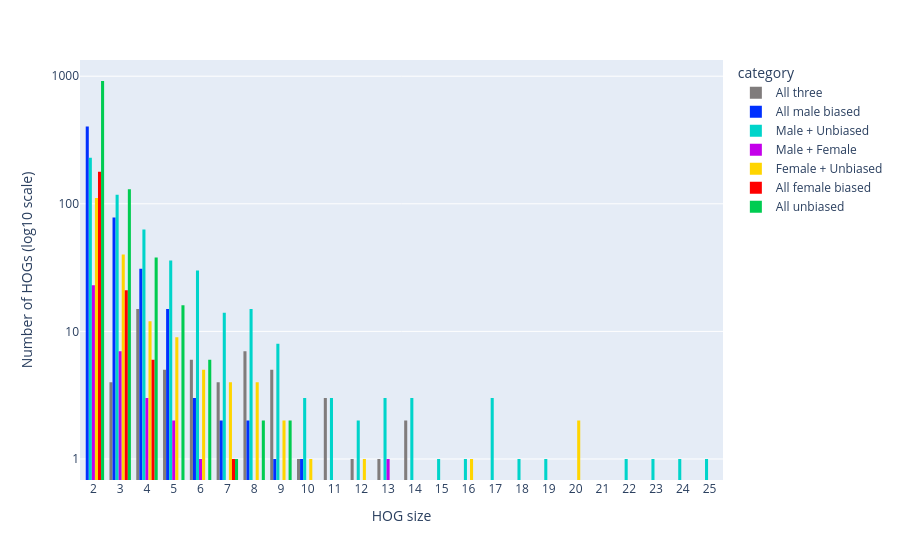

The notebook cell this image was saved under:
### Code cell
fig7 = px.histogram(
    hog_direction,
    x="HOG_size",
    color="category",
    color_discrete_map=category_colors,
    category_orders={"category": category_order},
    barmode="group"
)
fig7.update_xaxes(
    tickmode="linear",
    dtick=1
)
fig7.update_yaxes(
    type="log",
    tickmode="array",
    tickvals=[1, 10, 100, 1000],
    ticktext=["1", "10", "100", "1000"]
)

fig7.update_layout(
    xaxis_title="HOG size",
    yaxis_title="Number of HOGs (log10 scale)"
)

fig7.show()

### Figure 1 — Plotly figure (JSON) as saved in the notebook; plotly's stock layout.template omitted (floating-point values rounded to 4 significant figures; data arrays with more than 128 entries replaced by an {"elided": "..."} marker saying what was removed)
{"data": [{"alignmentgroup": "True", "bingroup": "x", "hovertemplate": "category=All three<br>HOG_size=%{x}<br>count=%{y}<extra></extra>", "legendgroup": "All three", "marker": {"color": "#807c7c", "pattern": {"shape": ""}}, "name": "All three", "offsetgroup": "All three", "orientation": "v", "showlegend": true, "type": "histogram", "x": [11, 5, 11, 6, 7, 9, 7, 14, 8, 7, 4, 9, 10, 14, 5, 13, 12, 7, 8, 11, 8, 9, 6, 4, 4, 9, 9, 8, 4, 4, 4, 8, 6, 6, 3, 4, 4, 4, 5, 3, 4, 8, 4, 5, 6, 6, 5, 4, 3, 8, 4, 4, 4, 3], "xaxis": "x", "yaxis": "y"}, {"alignmentgroup": "True", "bingroup": "x", "hovertemplate": "category=All male biased<br>HOG_size=%{x}<br>count=%{y}<extra></extra>", "legendgroup": "All male biased", "marker": {"color": "#0030FF", "pattern": {"shape": ""}}, "name": "All male biased", "offsetgroup": "All male biased", "orientation": "v", "showlegend": true, "type": "histogram", "x": {"elided": "537 int values"}, "xaxis": "x", "yaxis": "y"}, {"alignmentgroup": "True", "bingroup": "x", "hovertemplate": "category=Male + Unbiased<br>HOG_size=%{x}<br>count=%{y}<extra></extra>", "legendgroup": "Male + Unbiased", "marker": {"color": "#00D4CA", "pattern": {"shape": ""}}, "name": "Male + Unbiased", "offsetgroup": "Male + Unbiased", "orientation": "v", "showlegend": true, "type": "histogram", "x": {"elided": "539 int values"}, "xaxis": "x", "yaxis": "y"}, {"alignmentgroup": "True", "bingroup": "x", "hovertemplate": "category=Male + Female<br>HOG_size=%{x}<br>count=%{y}<extra></extra>", "legendgroup": "Male + Female", "marker": {"color": "#C400EA", "pattern": {"shape": ""}}, "name": "Male + Female", "offsetgroup": "Male + Female", "orientation": "v", "showlegend": true, "type": "histogram", "x": [3, 3, 13, 5, 3, 2, 2, 3, 4, 2, 6, 2, 2, 2, 2, 3, 2, 2, 2, 2, 2, 5, 2, 3, 2, 2, 3, 2, 2, 4, 2, 2, 2, 4, 2, 2, 2], "xaxis": "x", "yaxis": "y"}, {"alignmentgroup": "True", "bingroup": "x", "hovertemplate": "category=Female + Unbiased<br>HOG_size=%{x}<br>count=%{y}<extra></extra>", "legendgroup": "Female + Unbiased", "marker": {"color": "#FFD500", "pattern": {"shape": ""}}, "name": "Female + Unbiased", "offsetgroup": "Female + Unbiased", "orientation": "v", "showlegend": true, "type": "histogram", "x": {"elided": "192 int values"}, "xaxis": "x", "yaxis": "y"}, {"alignmentgroup": "True", "bingroup": "x", "hovertemplate": "category=All female biased<br>HOG_size=%{x}<br>count=%{y}<extra></extra>", "legendgroup": "All female biased", "marker": {"color": "#FF0000", "pattern": {"shape": ""}}, "name": "All female biased", "offsetgroup": "All female biased", "orientation": "v", "showlegend": true, "type": "histogram", "x": {"elided": "206 int values"}, "xaxis": "x", "yaxis": "y"}, {"alignmentgroup": "True", "bingroup": "x", "hovertemplate": "category=All unbiased<br>HOG_size=%{x}<br>count=%{y}<extra></extra>", "legendgroup": "All unbiased", "marker": {"color": "#00CC51", "pattern": {"shape": ""}}, "name": "All unbiased", "offsetgroup": "All unbiased", "orientation": "v", "showlegend": true, "type": "histogram", "x": {"elided": "1112 int values"}, "xaxis": "x", "yaxis": "y"}], "layout": {"barmode": "group", "legend": {"title": {"text": "category"}, "tracegroupgap": 0}, "margin": {"t": 60}, "xaxis": {"anchor": "y", "domain": [0, 1], "dtick": 1, "tickmode": "linear", "title": {"text": "HOG size"}}, "yaxis": {"anchor": "x", "domain": [0, 1], "tickmode": "array", "ticktext": ["1", "10", "100", "1000"], "tickvals": [1, 10, 100, 1000], "title": {"text": "Number of HOGs (log10 scale)"}, "type": "log"}}}
